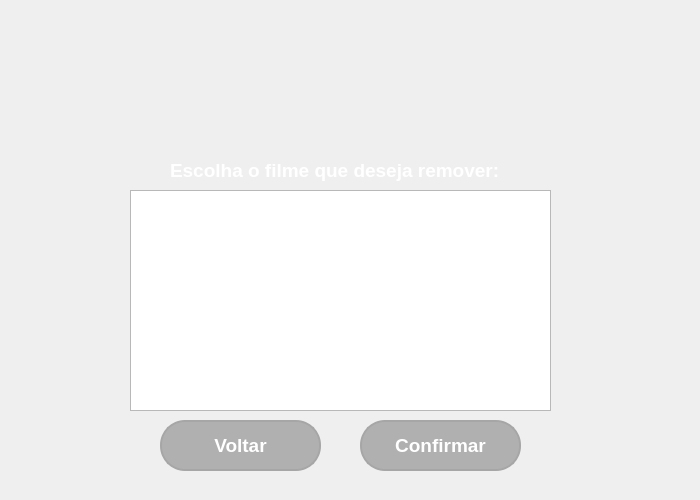
<?xml version="1.0" encoding="UTF-8"?>
<ui version="4.0">
 <class>MainWindow</class>
 <widget class="QMainWindow" name="MainWindow">
  <property name="geometry">
   <rect>
    <x>0</x>
    <y>0</y>
    <width>700</width>
    <height>500</height>
   </rect>
  </property>
  <property name="minimumSize">
   <size>
    <width>700</width>
    <height>500</height>
   </size>
  </property>
  <property name="windowTitle">
   <string>MainWindow</string>
  </property>
  <widget class="QWidget" name="centralwidget">
   <widget class="QPushButton" name="pushButton">
    <property name="geometry">
     <rect>
      <x>160</x>
      <y>420</y>
      <width>161</width>
      <height>51</height>
     </rect>
    </property>
    <property name="font">
     <font>
      <pointsize>14</pointsize>
      <weight>75</weight>
      <bold>true</bold>
     </font>
    </property>
    <property name="styleSheet">
     <string notr="true">QPushButton {	
	color: rgb(255, 255, 255);
	background-color: rgb(176, 176, 176);
	border: 2px solid rgb(166, 166, 166); 
	border-radius: 25px;
}

QPushButton:hover {
	background-color: rgb(166, 166, 166);
	border: 2px solid rgb(138, 138, 138); 
}

QPushButton:pressed {
	background-color: rgb(250, 230, 0);
	border: 2px solid rgb(255, 165, 24); 
}</string>
    </property>
    <property name="text">
     <string>Voltar</string>
    </property>
   </widget>
   <widget class="QLabel" name="label">
    <property name="geometry">
     <rect>
      <x>170</x>
      <y>160</y>
      <width>351</width>
      <height>21</height>
     </rect>
    </property>
    <property name="font">
     <font>
      <pointsize>14</pointsize>
      <weight>75</weight>
      <bold>true</bold>
     </font>
    </property>
    <property name="styleSheet">
     <string notr="true">color: rgb(255, 255, 255);</string>
    </property>
    <property name="text">
     <string>Escolha o filme que deseja remover:</string>
    </property>
   </widget>
   <widget class="QPushButton" name="pushButton_2">
    <property name="geometry">
     <rect>
      <x>360</x>
      <y>420</y>
      <width>161</width>
      <height>51</height>
     </rect>
    </property>
    <property name="font">
     <font>
      <pointsize>14</pointsize>
      <weight>75</weight>
      <bold>true</bold>
     </font>
    </property>
    <property name="styleSheet">
     <string notr="true">QPushButton {	
	color: rgb(255, 255, 255);
	background-color: rgb(176, 176, 176);
	border: 2px solid rgb(166, 166, 166); 
	border-radius: 25px;
}

QPushButton:hover {
	background-color: rgb(166, 166, 166);
	border: 2px solid rgb(138, 138, 138); 
}

QPushButton:pressed {
	background-color: rgb(250, 230, 0);
	border: 2px solid rgb(255, 165, 24); 
}</string>
    </property>
    <property name="text">
     <string>Confirmar</string>
    </property>
   </widget>
   <widget class="QListWidget" name="listWidget">
    <property name="geometry">
     <rect>
      <x>130</x>
      <y>190</y>
      <width>421</width>
      <height>221</height>
     </rect>
    </property>
    <property name="font">
     <font>
      <pointsize>16</pointsize>
     </font>
    </property>
   </widget>
   <widget class="QLabel" name="label_2">
    <property name="geometry">
     <rect>
      <x>0</x>
      <y>0</y>
      <width>701</width>
      <height>501</height>
     </rect>
    </property>
    <property name="text">
     <string/>
    </property>
    <property name="pixmap">
     <pixmap>imagens/Teste3.png</pixmap>
    </property>
   </widget>
   <zorder>label_2</zorder>
   <zorder>pushButton</zorder>
   <zorder>label</zorder>
   <zorder>pushButton_2</zorder>
   <zorder>listWidget</zorder>
  </widget>
 </widget>
 <resources/>
 <connections/>
</ui>
